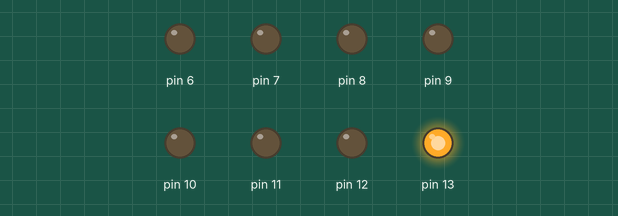
Recording of a sketch running on a simulated Arduino Uno, built with avr-gcc and run on an emulated ATmega328P. Shown: output pins drawn as LEDs (lit = HIGH).

Above: at 0.05 s.
At 0.65 s:
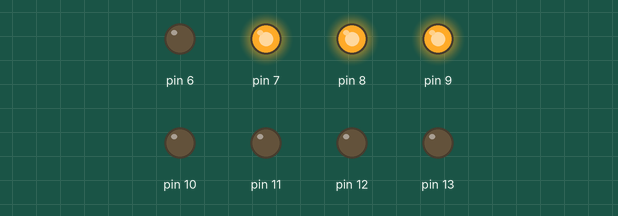
At 1.25 s:
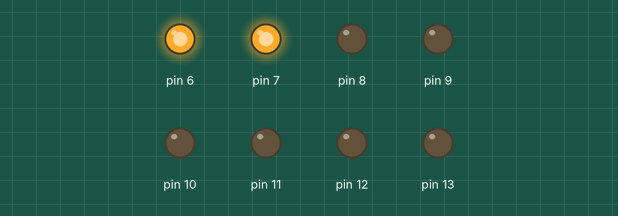
At 2.45 s:
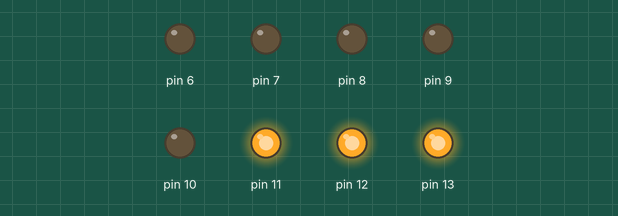
At 3.55 s:
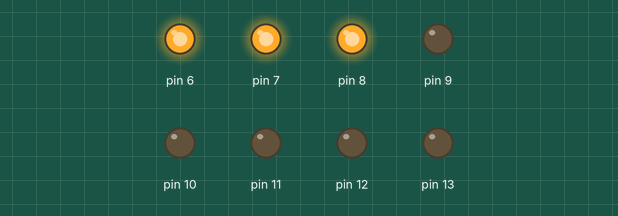
At 4.95 s:
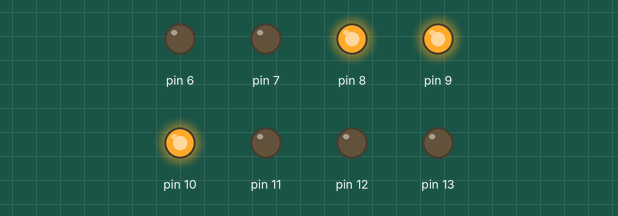
Timing chart, 0 to 5.2 s (numbered marks = the images above):
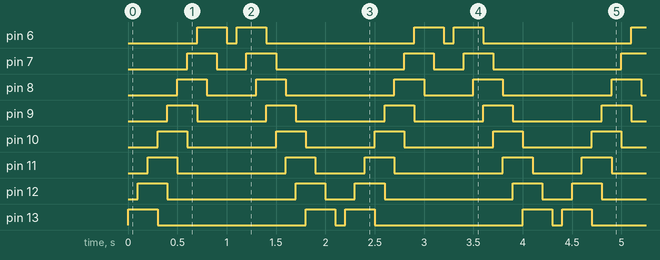

The sketch:

Opdracht2.ino
```cpp
//https://brightspace.adainforma.tk/lessons/inf/bp4_hwi_01/#43

//Stroom naar led.
void setup()
{
  pinMode(13, OUTPUT);
  pinMode(12, OUTPUT);
  pinMode(11, OUTPUT);
  pinMode(10, OUTPUT);
  pinMode(9, OUTPUT);
  pinMode(8, OUTPUT);
  pinMode(7, OUTPUT);
  pinMode(6, OUTPUT);
}
//loop gecreëerd van rechts naar links en daarna van links naar rechts
void loop(){
  knipperrechts();
  knipperlinks();
}

//functie aanmaken
void knipperrechts() {
  //start loop
  digitalWrite(13, HIGH);
//delays tussen knipperen (heen en terug).
  				delay(100);
  digitalWrite(12, HIGH);
               delay(100);
  digitalWrite(11, HIGH);
  				delay(100);
  digitalWrite(10, HIGH);
  digitalWrite(13, LOW);
  				delay(100);
  digitalWrite(9, HIGH);
  digitalWrite(12, LOW);
  				delay(100);
  digitalWrite(8, HIGH);
  digitalWrite(11, LOW);
  				delay(100);
  digitalWrite(7, HIGH);
  digitalWrite(10, LOW);
  				delay(100);
  digitalWrite(6, HIGH);
  digitalWrite(9, LOW);
  				delay(100);
  digitalWrite(8, LOW);
  				delay(100);
  digitalWrite(7, LOW);
               delay(100);
  digitalWrite(6, LOW);
  				delay(100);
}

//loop terrugdraaien
void knipperlinks() {
digitalWrite(6, HIGH);
  				delay(100);
  digitalWrite(7, HIGH);
               delay(100);
  digitalWrite(8, HIGH);
  				delay(100);
  digitalWrite(9, HIGH);
  digitalWrite(6, LOW);
  				delay(100);
  digitalWrite(10, HIGH);
  digitalWrite(7, LOW);
  				delay(100);
  digitalWrite(11, HIGH);
  digitalWrite(8, LOW);
  				delay(100);
  digitalWrite(12, HIGH);
  digitalWrite(9, LOW);
  				delay(100);
  digitalWrite(13, HIGH);
  digitalWrite(10, LOW);
  				delay(100);
  digitalWrite(11, LOW);
  				delay(100);
  digitalWrite(12, LOW);
               delay(100);
  digitalWrite(13, LOW);
  				delay(100);
}
```

Measured:
- by itself, pin 6: repeats every 2.2 s: LOW 0.10 s, HIGH 0.30 s, LOW 1.5 s, HIGH 0.30 s
- by itself, pin 7: repeats every 2.2 s: LOW 0.30 s, HIGH 0.30 s, LOW 1.3 s, HIGH 0.30 s
- by itself, pin 8: repeats every 2.2 s: LOW 0.50 s, HIGH 0.30 s, LOW 1.1 s, HIGH 0.30 s
- by itself, pin 9: repeats every 2.2 s: LOW 0.70 s, HIGH 0.30 s, LOW 0.90 s, HIGH 0.30 s
- by itself, pin 10: repeats every 2.2 s: LOW 0.90 s, HIGH 0.30 s, LOW 0.70 s, HIGH 0.30 s
- by itself, pin 11: repeats every 2.2 s: LOW 1.1 s, HIGH 0.30 s, LOW 0.50 s, HIGH 0.30 s
- by itself, pin 12: repeats every 2.2 s: LOW 1.3 s, HIGH 0.30 s, LOW 0.30 s, HIGH 0.30 s
- by itself, pin 13: repeats every 2.2 s: LOW 1.5 s, HIGH 0.30 s, LOW 0.10 s, HIGH 0.30 s
